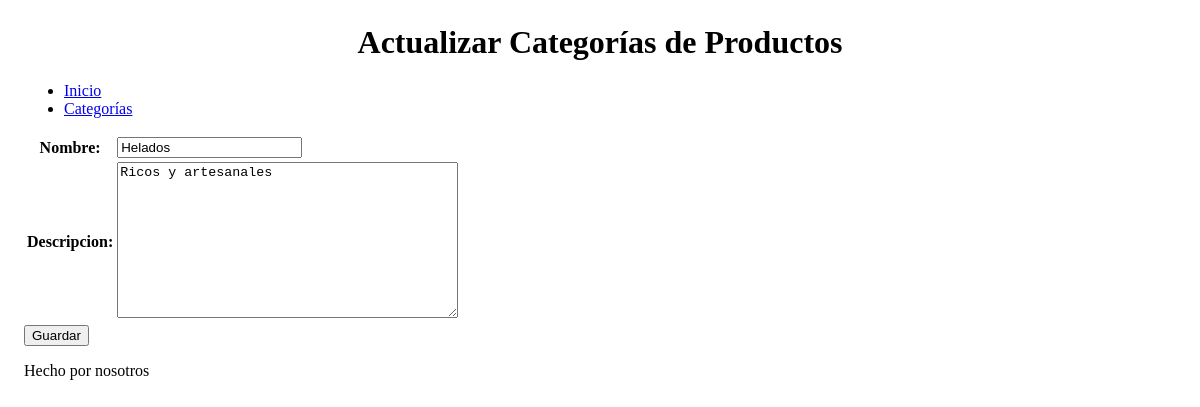
Page /producto/cambiar/0 on the earlier database version.
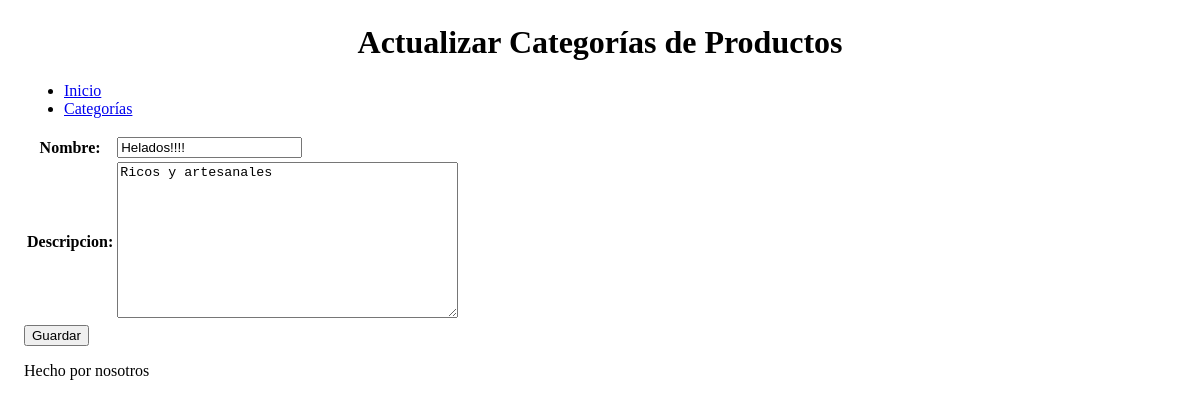
Same page on the later database version.
### producto/models.py (models this page shows, shortened)
class Categoria(models.Model):
    nombre = models.CharField(max_length=250, unique=True)
    descripcion = models.TextField(null=True, blank=True)

### producto/views.py (the view)
# urls.py: path("cambiar/<int:pk>", views.CategoriaUpdate.as_view(), name="cambiar"),
class CategoriaUpdate(UpdateView):
    model = models.Categoria
    form_class = forms.CategoriaForm
    success_url = reverse_lazy("producto:lista")

### producto/forms.py
class CategoriaForm(forms.ModelForm):
    class Meta:
        model = Categoria
        fields = "__all__"

### producto/templates/producto/categoria_form.html (shortened to what this page needs)
{% extends 'core/base.html' %}
{% block titulo %}
    {% if form.instance.pk is not None %}
        Actualizar Categorías de Productos
    {% else %}
        Crear Categorías de Productos
    {% endif %}
{% endblock titulo %}
{% block main %}
    <form method="post">
        <table>
            {{ form.as_table }}
        </table>
        <button type="submit">Guardar</button>
    </form>
{% endblock %}

Differences in the rows shown:
changed Categoria "Ricos y artesanales": nombre "Helados" → "Helados!!!!"
